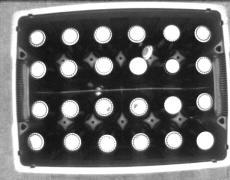
%> input picture Lab 4. Mathematical morphology/BE4_materials/bottles.png, 230 x 180 px, given in place of scissors.png, which was not available
$ octave Lab4_part1_TRAN.m   (GNU Octave 9; MATLAB toolbox functions it lacks are replaced by stand-ins)
%> lines starting %> are read from the running program, lines starting %| are printed output that depends on the picture; pictures that were not available may be replaced by others from this repository, and a replacement may not be noted
%% BE4 _ Tran Gia Quoc Bao

%% Default commands
close all;
clear all;
clc;

%% Preparation
ImPrepa = double(imread('scissors.png'));
%> ImPrepa: size 180x230 double; min 0, max 255, mean 108.6; mean of the top-left, top-right, bottom-left and bottom-right quarters 110.4, 99.1, 117.2, 107.4

SEPrepa = strel('square', 3);

% Dilation
ImPrepaDilated = imdilate(ImPrepa, SEPrepa);
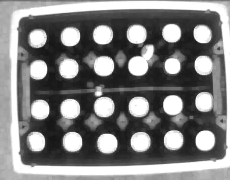
%> ImPrepaDilated: size 180x230 double; min 21, max 255, mean 129.7

% Erosion
ImPrepaEroded = imerode(ImPrepa, SEPrepa);
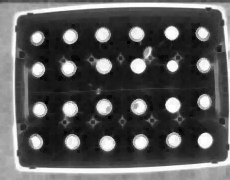
%> ImPrepaEroded: size 180x230 double; min 0, max 255, mean 88.2

% Opening
ImPrepaOpened = imopen(ImPrepa, SEPrepa);
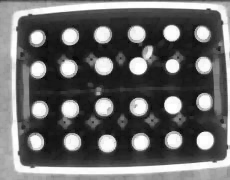
%> ImPrepaOpened: size 180x230 double; min 0, max 255, mean 105.1

% Closing
ImPrepaClosed = imclose(ImPrepa, SEPrepa);
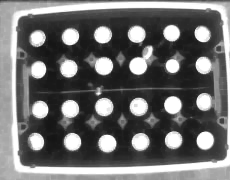
%> ImPrepaClosed: size 180x230 double; min 21, max 255, mean 111.5

% Results
figure();
subplot(221);
imshow(ImPrepaDilated, []);
title('The scissors image dilated');
subplot(222);
imshow(ImPrepaEroded, []);
title('The scissors image eroded');
subplot(223);
imshow(ImPrepaOpened, []);
title('The scissors image opened');
subplot(224);
imshow(ImPrepaClosed, []);
title('The scissors image closed');

%% I. Familiarize yourself with the tools
%% 1.1 Structuring element
SE1 = strel('diamond', 3);
SE2 = strel('disk', 3, 4); % r must be a multiple of 3, n = 4 by default
SE3 = strel('octagon', 3); % r must be a multiple of 3
SE4 = strel('line', 3, 45);
SE5 = strel('rectangle', [2 3]);
SE6 = strel('square', 3);

% [19 lines of commented-out code are left out]

figure();
subplot(131);
imshow(getnhood(SE1));
title('The diamond SE, r = 3');
subplot(132);
imshow(getnhood(SE4));
title('The line SE, length = 3, degree = 45');
subplot(133);
imshow(getnhood(SE3));
title('The octagon SE, r = 3');
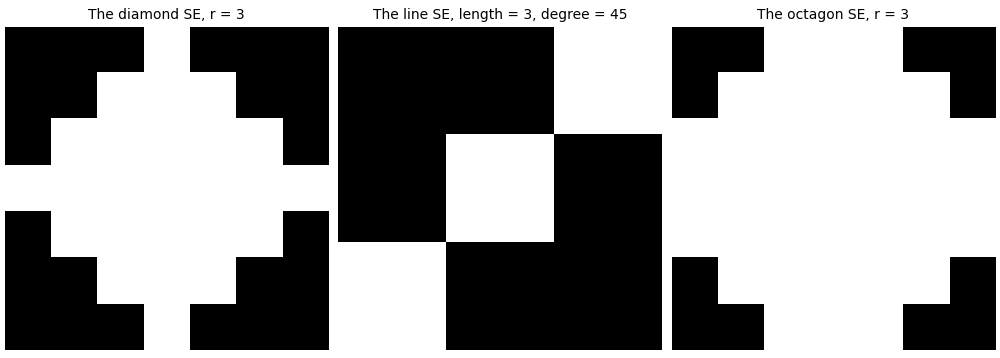
%> figure redrawn from the program's plot data, 3 panels

%% 1.2 Morphological operators
% We choose the square SE w = 3
SESquare = strel('square', 3);
%> (the run ends here)
